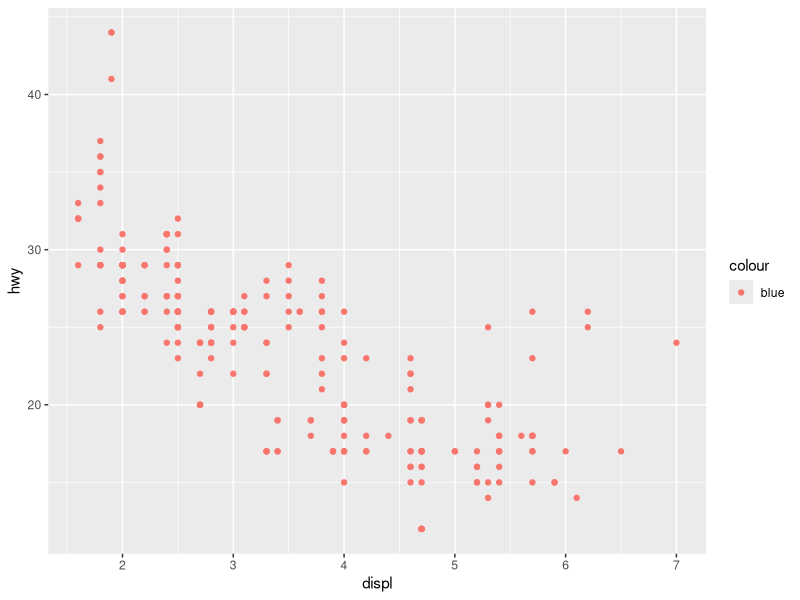
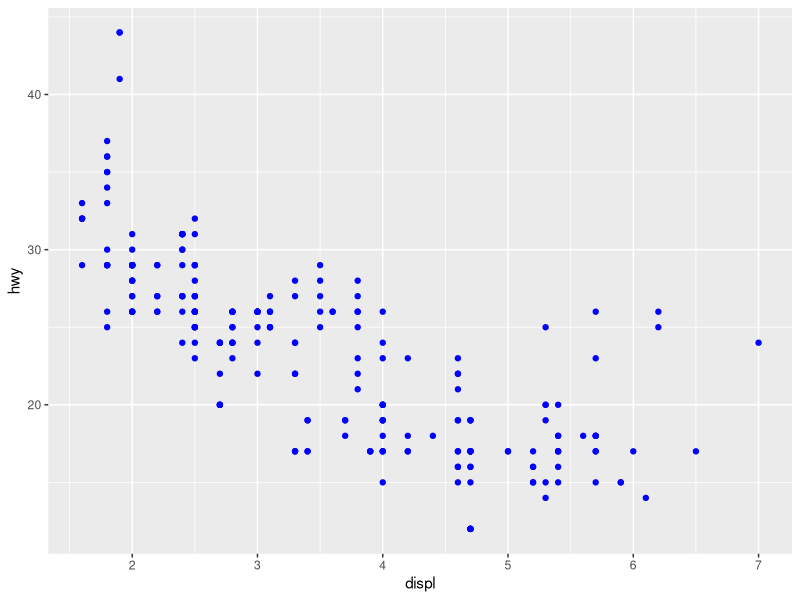
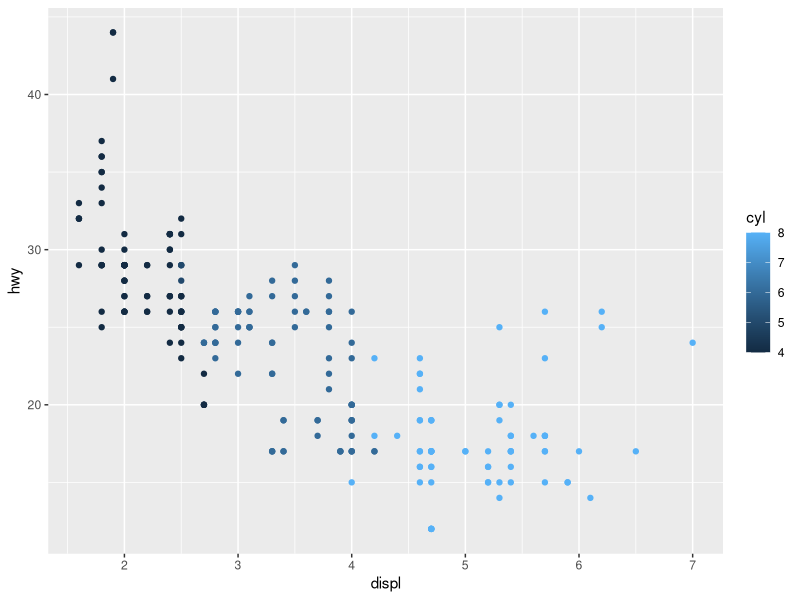
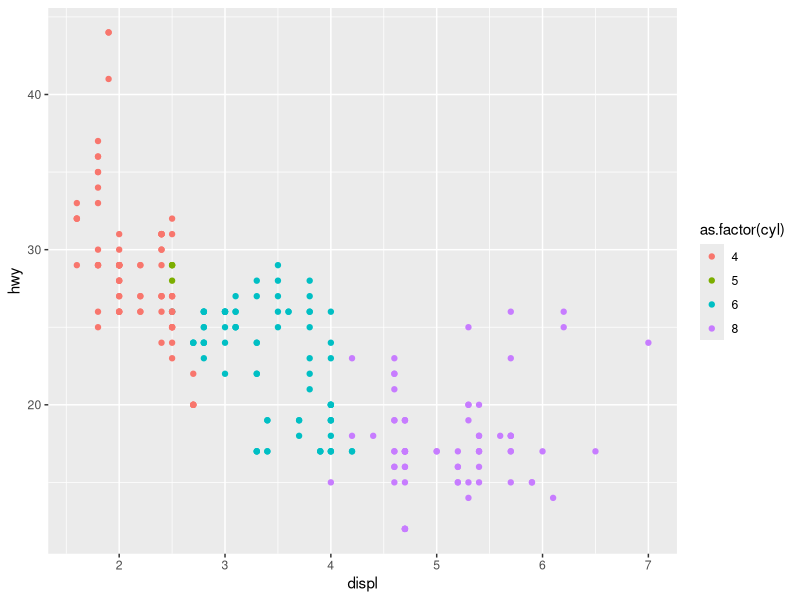
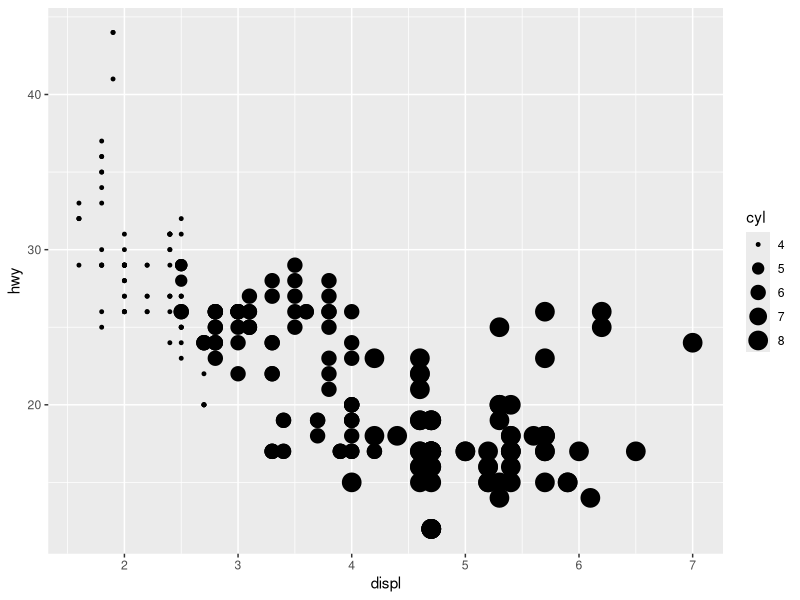
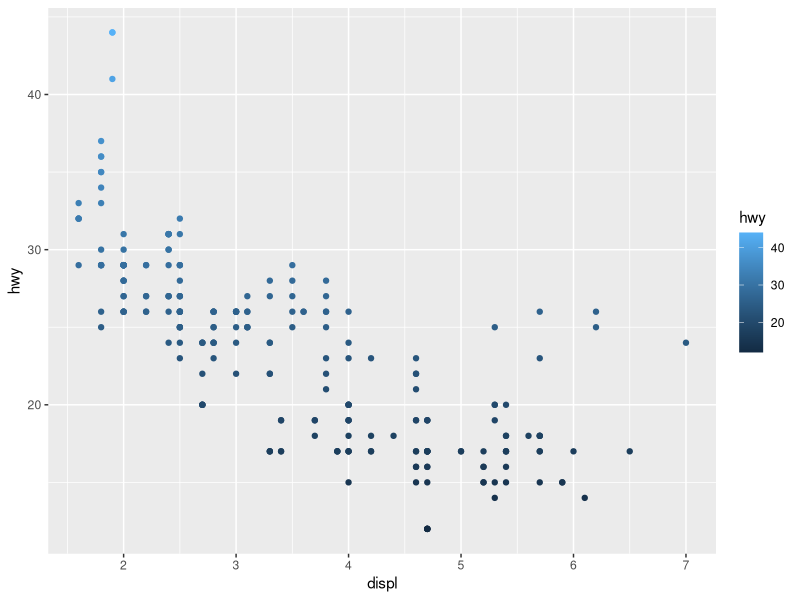
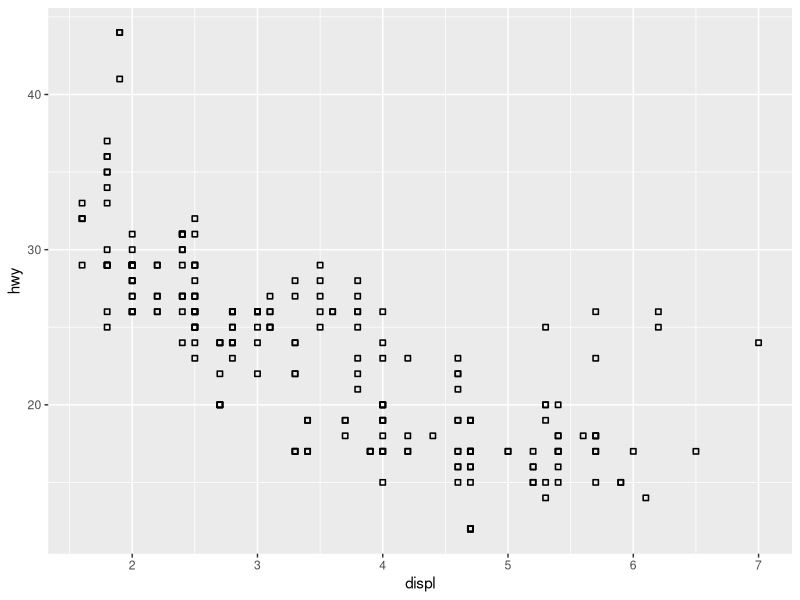
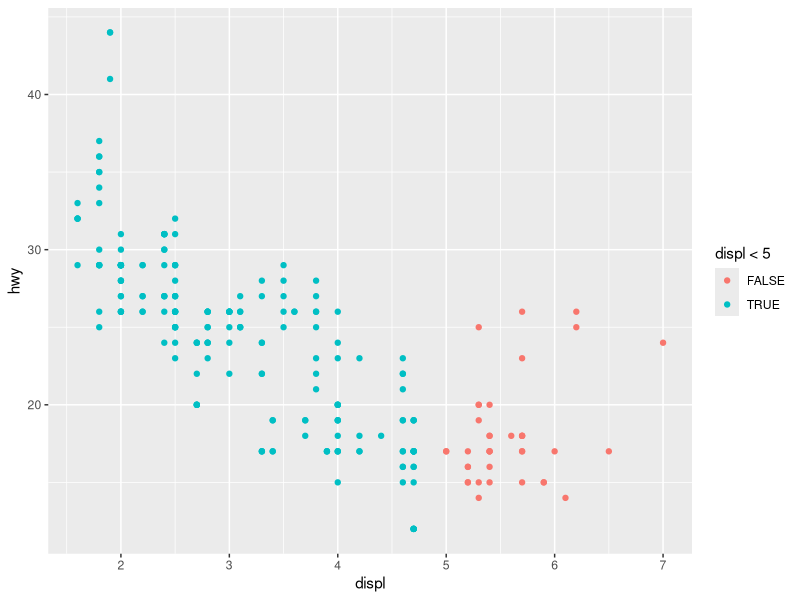

Recreate these plots in R, in order.
## ---- chunk 1
library(tidyverse)
## ---- chunk 2
ggplot(data = mpg) +
  geom_point(mapping = aes(x = displ, y = hwy, color = "blue"))
## ---- chunk 3
ggplot(data = mpg) +
  geom_point(mapping = aes(x = displ, y = hwy), color = "blue")
## ---- chunk 4
mpg
## ---- chunk 5
ggplot(data = mpg) +
  geom_point(mapping = aes(x = displ, y = hwy, color = cyl))
## ---- chunk 6
ggplot(data = mpg) +
  geom_point(mapping = aes(x = displ, y = hwy, color = as.factor(cyl)))
## ---- chunk 7
ggplot(data = mpg) +
  geom_point(mapping = aes(x = displ, y = hwy, size = cyl))
## ---- chunk 8
ggplot(data = mpg) +
  geom_point(mapping = aes(x = displ, y = hwy, color = hwy))
## ---- chunk 9
ggplot(data = mpg) +
  geom_point(mapping = aes(x = displ, y = hwy), shape = 22, stroke = .8)
## ---- chunk 10
ggplot(data = mpg) +
  geom_point(mapping = aes(x = displ, y = hwy, color = displ < 5))
